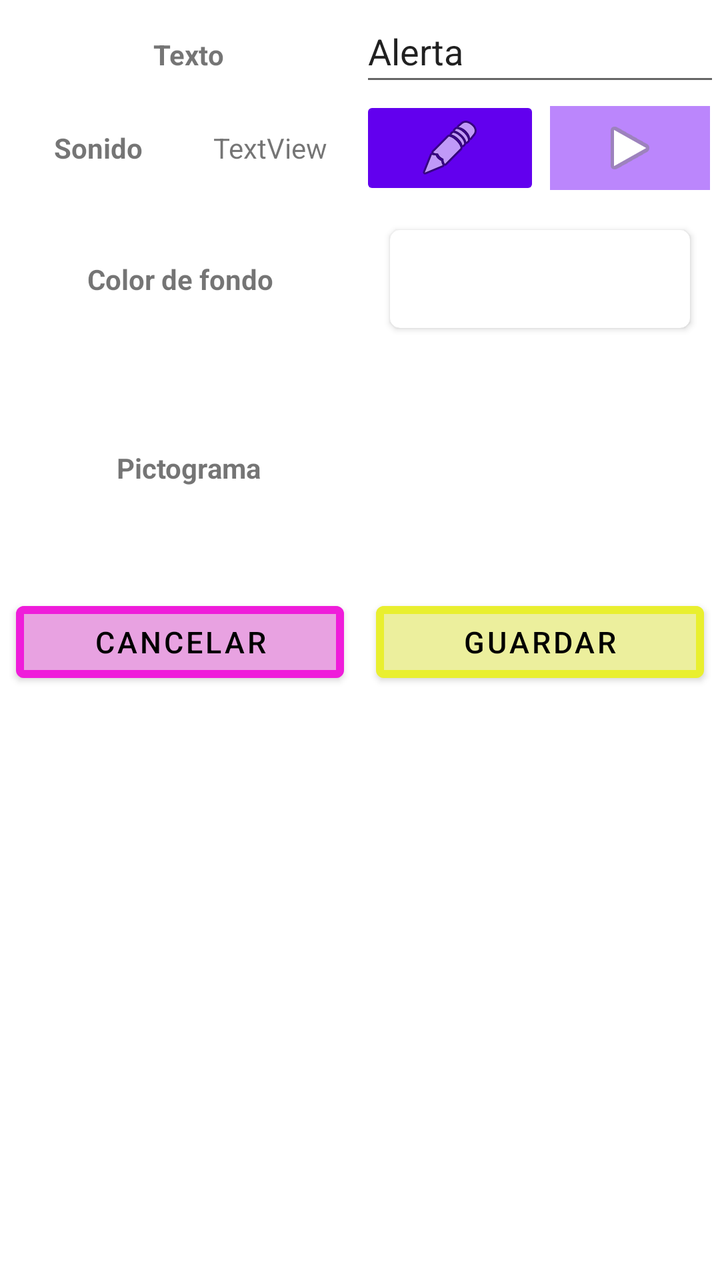
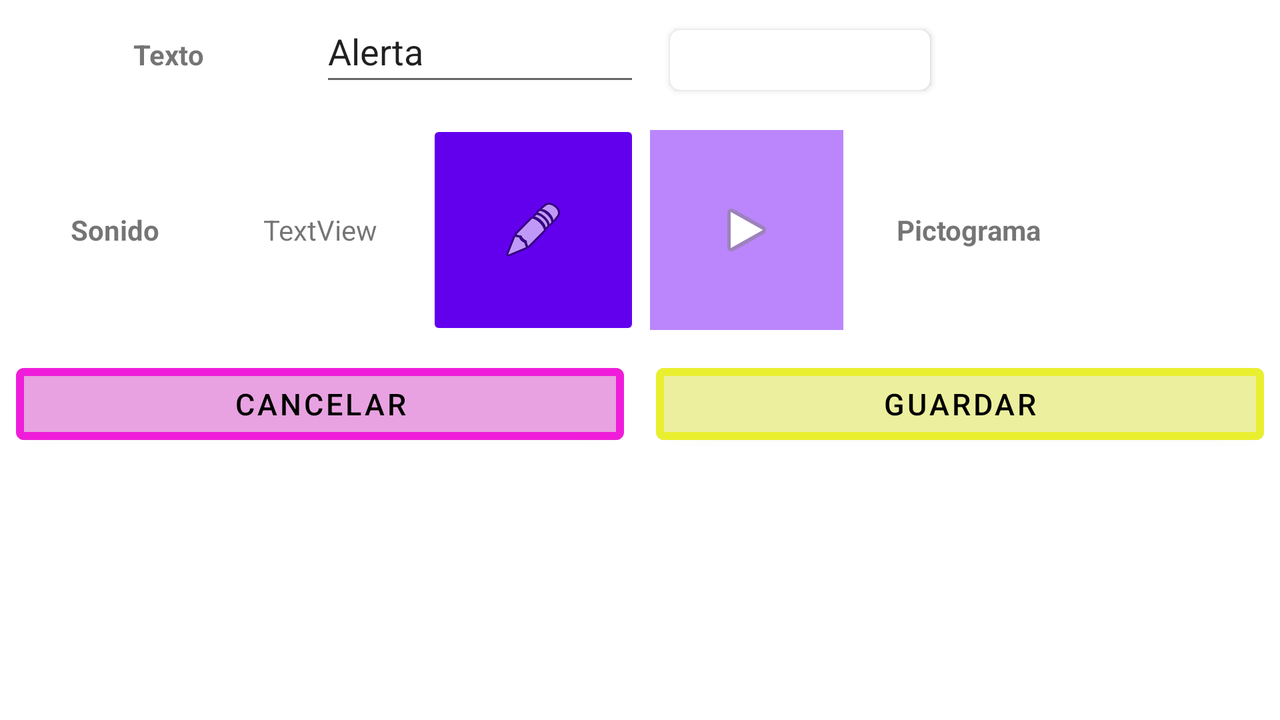

First picture: res/layout/ on a phone held upright. Second picture: the repository's own variant of that layout, on a device whose configuration matches the variant's folder. Source for both follows.
<!-- AndroidManifest.xml: application theme Theme.PFG_HT_SerrAlertas -->
<!-- res/layout/activity_editar_alerta.xml -->
<?xml version="1.0" encoding="utf-8"?>
<LinearLayout xmlns:android="http://schemas.android.com/apk/res/android"
    xmlns:app="http://schemas.android.com/apk/res-auto"
    xmlns:tools="http://schemas.android.com/tools"
    android:id="@+id/view"
    android:layout_width="match_parent"
    android:layout_height="match_parent"
    android:orientation="vertical"
    tools:context=".EditarAlertaActivity">

    <LinearLayout
        android:layout_width="match_parent"
        android:layout_height="wrap_content"
        android:orientation="horizontal">

        <TextView
            android:id="@+id/tvTextoAlerta"
            android:layout_width="match_parent"
            android:layout_height="wrap_content"
            android:layout_marginStart="8dp"
            android:layout_weight="1"
            android:gravity="center"
            android:text="@string/texto_alerta"
            android:textStyle="bold" />

        <EditText
            android:id="@+id/et_texto_alerta"
            android:layout_width="match_parent"
            android:layout_height="48dp"
            android:layout_weight="1"
            android:ems="10"
            android:inputType="text"
            android:selectAllOnFocus="true"
            android:text="Alerta" />
    </LinearLayout>

    <LinearLayout
        android:layout_width="match_parent"
        android:layout_height="wrap_content"
        android:orientation="horizontal">

        <TextView
            android:id="@+id/tvSeleccionAudio"
            android:layout_width="match_parent"
            android:layout_height="match_parent"
            android:layout_marginStart="8dp"
            android:layout_weight="1"
            android:gravity="center"
            android:text="@string/seleccion_audio"
            android:textStyle="bold" />

        <TextView
            android:id="@+id/tvNombreTono"
            android:layout_width="match_parent"
            android:layout_height="match_parent"
            android:layout_margin="8dp"
            android:layout_weight="1"
            android:gravity="center"
            android:text="TextView" />

        <ImageButton
            android:id="@+id/btnSeleccionAudio"
            android:layout_width="match_parent"
            android:layout_height="wrap_content"
            android:layout_weight="1"
            android:backgroundTint="@color/purple_500"
            android:contentDescription="@string/seleccionar_audio"
            app:srcCompat="@android:drawable/ic_menu_edit" />

        <ImageButton
            android:id="@+id/btn_reproducir_audio"
            android:layout_width="match_parent"
            android:layout_height="match_parent"
            android:layout_margin="5dp"
            android:layout_weight="1"
            android:background="@color/purple_200"
            android:contentDescription="@string/reproducir"
            app:srcCompat="@android:drawable/ic_media_play" />
    </LinearLayout>

    <LinearLayout
        android:layout_width="match_parent"
        android:layout_height="wrap_content"
        android:orientation="horizontal">

        <TextView
            android:id="@+id/tvColorFondo"
            android:layout_width="match_parent"
            android:layout_height="match_parent"
            android:layout_margin="30dp"
            android:layout_weight="1"
            android:gravity="center"
            android:text="@string/seleccion_color_alerta"
            android:textStyle="bold" />

        <androidx.cardview.widget.CardView
            android:id="@+id/vistaPreviaColor"
            android:layout_width="match_parent"
            android:layout_height="match_parent"
            android:layout_margin="15dp"
            android:layout_weight="1"
            app:cardCornerRadius="5dp" />

    </LinearLayout>

    <LinearLayout
        android:layout_width="match_parent"
        android:layout_height="wrap_content"
        android:orientation="horizontal">

        <TextView
            android:id="@+id/tvSeleccionPicto"
            android:layout_width="match_parent"
            android:layout_height="match_parent"
            android:layout_marginStart="8dp"
            android:layout_weight="1"
            android:gravity="center"
            android:text="@string/selecciona_picto"
            android:textStyle="bold" />

        <ImageView
            android:id="@+id/vistaPreviaPicto"
            android:layout_width="match_parent"
            android:layout_height="110dp"
            android:layout_weight="1"
            tools:srcCompat="@tools:sample/avatars" />

    </LinearLayout>

    <LinearLayout
        android:layout_width="match_parent"
        android:layout_height="wrap_content"
        android:orientation="horizontal">

        <Button
            android:id="@+id/btnCancelar"
            android:layout_width="match_parent"
            android:layout_height="wrap_content"
            android:layout_margin="8dp"
            android:layout_weight="1"
            android:backgroundTint="#E8A2E1"
            android:text="@string/cancelar"
            android:textColor="@color/black"
            android:textSize="15sp"
            app:strokeColor="#EF1DDA"
            app:strokeWidth="4dp" />

        <Button
            android:id="@+id/btnGuardar"
            android:layout_width="match_parent"
            android:layout_height="wrap_content"
            android:layout_margin="8dp"
            android:layout_weight="1"
            android:backgroundTint="#ECEF9D"
            android:text="@string/guardar"
            android:textColor="@color/black"
            android:textSize="15sp"
            app:strokeColor="#E9EF2F"
            app:strokeWidth="4dp" />
    </LinearLayout>

</LinearLayout>
<!-- resources referenced by this layout -->
<resources>
  <color name="black">#FF000000</color>
  <color name="purple_200">#FFBB86FC</color>
  <color name="purple_500">#FF6200EE</color>
  <string name="cancelar">Cancelar</string>
  <string name="guardar">Guardar</string>
  <string name="reproducir">Reproducir</string>
  <string name="seleccion_audio">Sonido</string>
  <string name="seleccion_color_alerta">Color de fondo</string>
  <string name="selecciona_picto">Pictograma</string>
  <string name="seleccionar_audio">Seleccionar audio</string>
  <string name="texto_alerta">Texto</string>
  <style name="Theme.PFG_HT_SerrAlertas" parent="Theme.MaterialComponents.DayNight.DarkActionBar">
          
          <item name="colorPrimary">@color/purple_500</item>
          <item name="colorPrimaryVariant">@color/purple_700</item>
          <item name="colorOnPrimary">@color/white</item>
          
          <item name="colorSecondary">@color/teal_200</item>
          <item name="colorSecondaryVariant">@color/teal_700</item>
          <item name="colorOnSecondary">@color/black</item>
          
          <item name="android:statusBarColor">?attr/colorPrimaryVariant</item>
          
      </style>
  <color name="purple_700">#FF3700B3</color>
  <color name="white">#FFFFFFFF</color>
  <color name="teal_200">#FF03DAC5</color>
  <color name="teal_700">#FF018786</color>
</resources>
<!-- res/layout-land/activity_editar_alerta.xml (the repository's variant of the layout above) -->
<!-- drawn on the phone turned sideways -->
<?xml version="1.0" encoding="utf-8"?>
<LinearLayout xmlns:android="http://schemas.android.com/apk/res/android"
    xmlns:app="http://schemas.android.com/apk/res-auto"
    xmlns:tools="http://schemas.android.com/tools"
    android:id="@+id/view"
    android:layout_width="match_parent"
    android:layout_height="match_parent"
    android:orientation="vertical"
    tools:context=".EditarAlertaActivity">

    <LinearLayout
        android:layout_width="match_parent"
        android:layout_height="wrap_content"
        android:orientation="horizontal">

        <TextView
            android:id="@+id/tvTextoAlerta"
            android:layout_width="match_parent"
            android:layout_height="wrap_content"
            android:layout_marginStart="8dp"
            android:layout_weight="1"
            android:gravity="center"
            android:text="@string/texto_alerta"
            android:textStyle="bold" />

        <EditText
            android:id="@+id/et_texto_alerta"
            android:layout_width="match_parent"
            android:layout_height="48dp"
            android:layout_weight="1"
            android:ems="10"
            android:inputType="text"
            android:selectAllOnFocus="true"
            android:text="Alerta" />

        <androidx.cardview.widget.CardView
            android:id="@+id/vistaPreviaColor"
            android:layout_width="match_parent"
            android:layout_height="match_parent"
            android:layout_margin="15dp"
            android:layout_weight="1"
            app:cardCornerRadius="5dp" />

        <TextView
            android:id="@+id/tvColorFondo"
            android:layout_width="match_parent"
            android:layout_height="match_parent"
            android:layout_margin="30dp"
            android:layout_weight="1"
            android:gravity="center"
            android:text="@string/seleccion_color_alerta"
            android:textStyle="bold" />
    </LinearLayout>

    <LinearLayout
        android:layout_width="match_parent"
        android:layout_height="wrap_content"
        android:orientation="horizontal">

        <TextView
            android:id="@+id/tvSeleccionAudio"
            android:layout_width="match_parent"
            android:layout_height="match_parent"
            android:layout_marginStart="8dp"
            android:layout_weight="1"
            android:gravity="center"
            android:text="@string/seleccion_audio"
            android:textStyle="bold" />

        <TextView
            android:id="@+id/tvNombreTono"
            android:layout_width="match_parent"
            android:layout_height="match_parent"
            android:layout_margin="8dp"
            android:layout_weight="1"
            android:gravity="center"
            android:text="TextView" />

        <ImageButton
            android:id="@+id/btnSeleccionAudio"
            android:layout_width="match_parent"
            android:layout_height="match_parent"
            android:layout_weight="1"
            android:backgroundTint="@color/purple_500"
            android:contentDescription="@string/seleccionar_audio"
            app:srcCompat="@android:drawable/ic_menu_edit" />

        <ImageButton
            android:id="@+id/btn_reproducir_audio"
            android:layout_width="match_parent"
            android:layout_height="match_parent"
            android:layout_margin="5dp"
            android:layout_weight="1"
            android:background="@color/purple_200"
            android:contentDescription="@string/reproducir"
            app:srcCompat="@android:drawable/ic_media_play" />

        <TextView
            android:id="@+id/tvSeleccionPicto"
            android:layout_width="match_parent"
            android:layout_height="match_parent"
            android:layout_marginStart="8dp"
            android:layout_weight="1"
            android:gravity="center"
            android:text="@string/selecciona_picto"
            android:textStyle="bold" />

        <ImageView
            android:id="@+id/vistaPreviaPicto"
            android:layout_width="match_parent"
            android:layout_height="110dp"
            android:layout_weight="1"
            tools:srcCompat="@tools:sample/avatars" />
    </LinearLayout>

    <LinearLayout
        android:layout_width="match_parent"
        android:layout_height="wrap_content"
        android:orientation="horizontal">

    </LinearLayout>

    <LinearLayout
        android:layout_width="match_parent"
        android:layout_height="wrap_content"
        android:orientation="horizontal">

        <Button
            android:id="@+id/btnCancelar"
            android:layout_width="match_parent"
            android:layout_height="wrap_content"
            android:layout_margin="8dp"
            android:layout_weight="1"
            android:backgroundTint="#E8A2E1"
            android:text="@string/cancelar"
            android:textColor="@color/black"
            android:textSize="15sp"
            app:strokeColor="#EF1DDA"
            app:strokeWidth="4dp" />

        <Button
            android:id="@+id/btnGuardar"
            android:layout_width="match_parent"
            android:layout_height="wrap_content"
            android:layout_margin="8dp"
            android:layout_weight="1"
            android:backgroundTint="#ECEF9D"
            android:text="@string/guardar"
            android:textColor="@color/black"
            android:textSize="15sp"
            app:strokeColor="#E9EF2F"
            app:strokeWidth="4dp" />
    </LinearLayout>

</LinearLayout>
